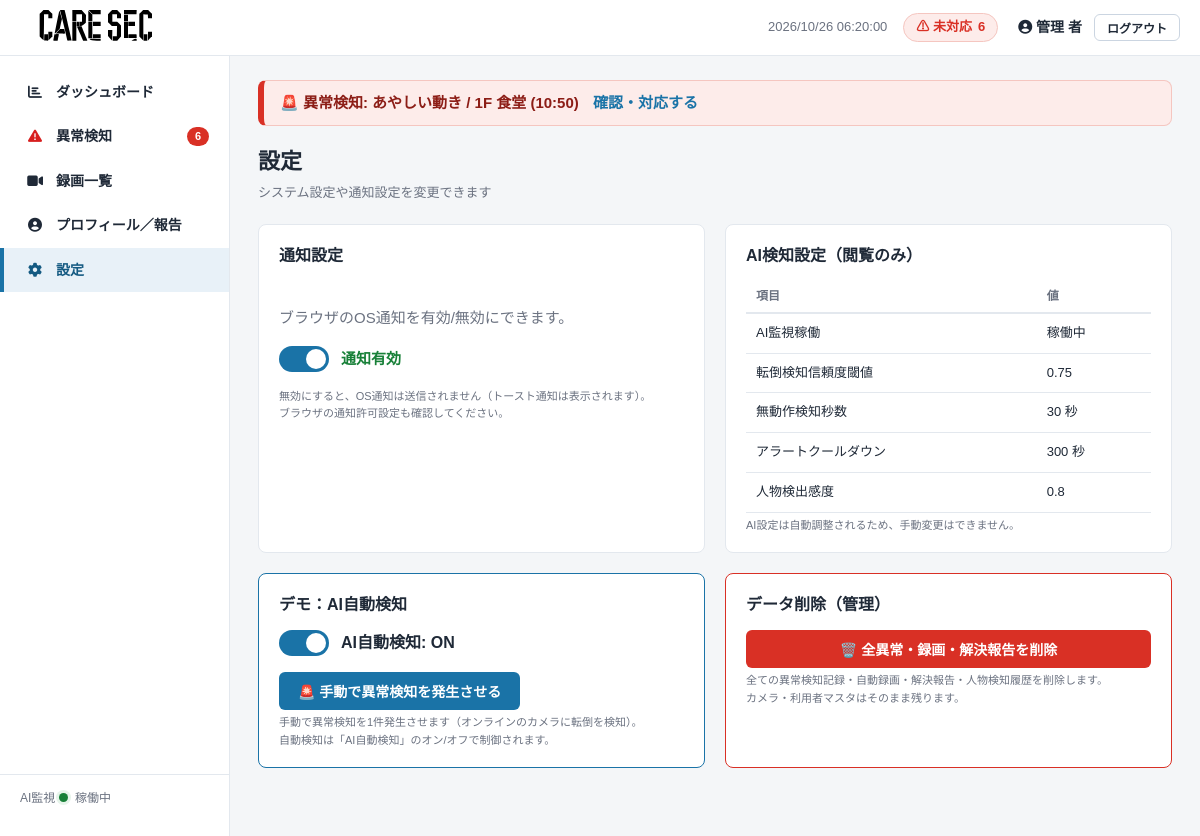
/accounts/settings/ (signed in), run on an earlier commit of the app's database.
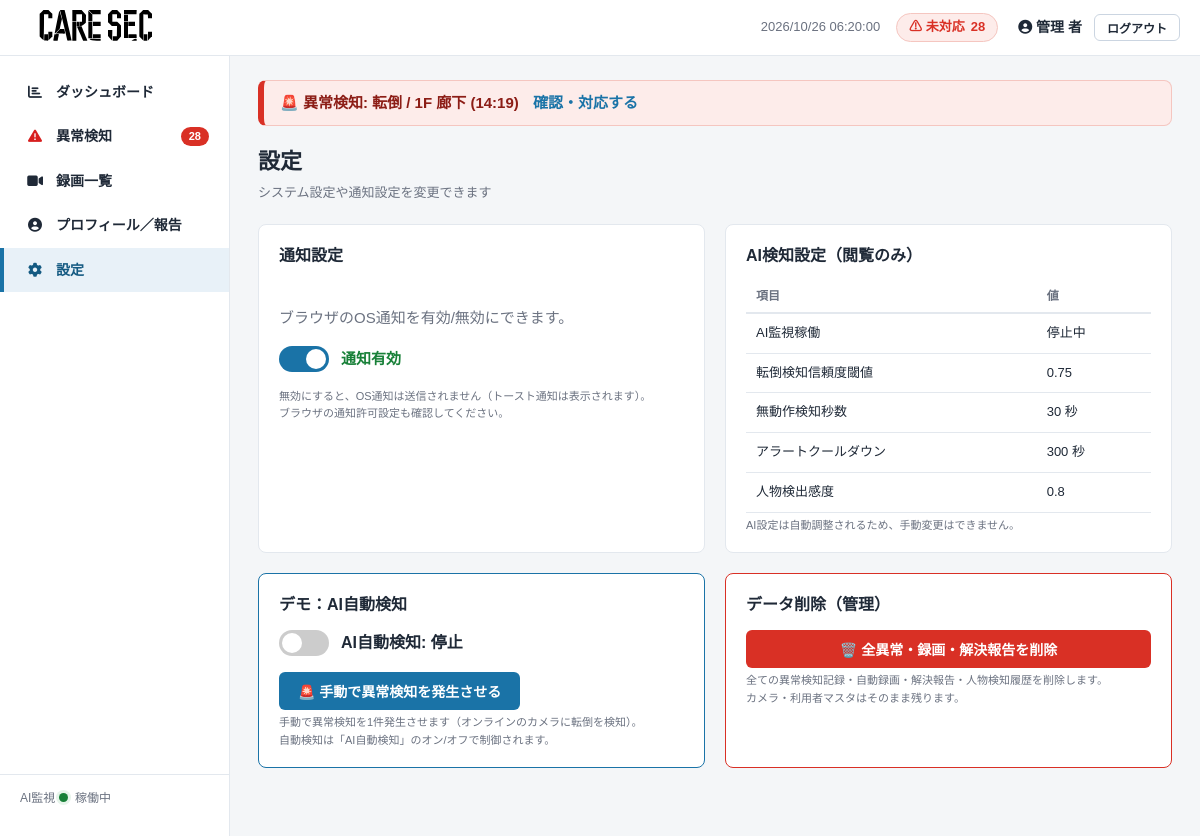
And on a later commit of the database.
### core/models.py (models this page shows, shortened)
class Alert(models.Model):
    class Kind(models.TextChoices):
        FALL = "fall", "転倒"
        SUSPICIOUS = "suspicious", "あやしい動き"
        ZONE = "zone", "立ち入り禁止ゾーン"
    class Status(models.TextChoices):
        OPEN = "open", "未対応"
        RESPONDING = "responding", "対応中"
        RESOLVED = "resolved", "解決済み"
        FALSE_POSITIVE = "false_positive", "誤検知"
    kind = models.CharField("種類", max_length=16, choices=Kind.choices)
    status = models.CharField("状況", max_length=16, choices=Status.choices, default=Status.OPEN)
    camera = models.ForeignKey(Camera, verbose_name="カメラ", on_delete=models.CASCADE, related_name="alerts")
    occurred_at = models.DateTimeField("発生日時")
    confidence = models.FloatField("AI信頼度", null=True, blank=True, help_text="0.0〜1.0")
    detected_state = models.CharField(
        "検知時の人物状態", max_length=16,
        choices=PersonState.choices, default=PersonState.UNKNOWN,
    )
    created_at = models.DateTimeField("アラート発生時刻", default=timezone.now)
    responded_at = models.DateTimeField("対応開始時刻", null=True, blank=True)
    resolved_at = models.DateTimeField("対応完了時刻", null=True, blank=True)
    is_false_positive = models.BooleanField("誤検知", default=False)
    thumbnail_url = models.TextField("サムネイルURL", blank=True)
    responder = models.ForeignKey(
        User, verbose_name="対応者",
        null=True, blank=True, on_delete=models.SET_NULL, related_name="responding_alerts",
    )
    class Meta:
        verbose_name = "異常検知"
        verbose_name_plural = "異常検知"
        ordering = ["-occurred_at"]
        default_permissions = ()
    @property
    def kind_label(self):
        return self.get_kind_display()
    @property
    def location(self):
        return self.camera.location

class Camera(models.Model):
    name = models.CharField("カメラ名", max_length=64)
    location = models.CharField("設置場所", max_length=128)
    stream_url = models.TextField("ストリームURL", blank=True)
    is_online = models.BooleanField("online", default=True)
    class Meta:
        verbose_name = "カメラ"
        verbose_name_plural = "カメラ"
        default_permissions = ()

class AISettings(models.Model):
    enabled = models.BooleanField("AI監視を稼働する", default=True)
    fall_threshold = models.FloatField("転倒検知の信頼度閾値", default=0.75)
    stillness_seconds = models.IntegerField("無動作検知の秒数", default=30)
    cooldown_seconds = models.IntegerField("アラート間クールダウン(秒)", default=300)
    sensitivity = models.FloatField("人物検出の感度", default=0.8)
    class Meta:
        verbose_name = "AI設定"
        verbose_name_plural = "AI設定"
        default_permissions = ()
    @classmethod
    def load(cls):
        obj, _ = cls.objects.get_or_create(pk=1)
        return obj

### core/views.py (the view)
# urls.py: path("accounts/settings/", views.settings_page, name="settings"),
@login_required
def settings_page(request):
    from core.models import AISettings
    ai = AISettings.load()
    return render(request, "accounts/settings.html", {
        "ai_settings": ai,
    })

### core/auth.py (called while the page is built)
    def get_user(self, user_id):
        User = get_user_model()
        try:
            return User.objects.get(pk=user_id)
        except User.DoesNotExist:
            return None

### core/context_processors.py (called while the page is built)
def alert_globals(request):
    if not request.user.is_authenticated:
        return {}
    open_alerts = Alert.objects.filter(status=Alert.Status.OPEN)
    return {
        "open_alert_count": open_alerts.count(),
        "latest_open_alert": open_alerts.order_by("-occurred_at").first(),
    }

### core/models.py (called while the page is built)
    def get_full_name(self):
        return f"{self.last_name} {self.first_name}".strip()

### templates/accounts/settings.html (shortened to what this page needs)
{% extends "base.html" %}
{% block content %}
<div class="page-header">
  <h1>設定</h1>
  <p class="page-header__sub">システム設定や通知設定を変更できます</p>
</div>
<div class="grid-2">
  <section class="card">
    <div class="card__header">
      <h2>通知設定</h2>
    </div>
    <div class="notification-settings">
      <p class="muted">ブラウザのOS通知を有効/無効にできます。</p>
      <div class="notification-toggle">
        <label class="toggle-switch">
          <span class="toggle-slider"></span>
        </label>
        <span id="notification-status">通知有効</span>
      </div>
      <p class="field__help">
        無効にすると、OS通知は送信されません（トースト通知は表示されます）。<br>
        ブラウザの通知許可設定も確認してください。
      </p>
    </div>
  </section>
  <section class="card">
    <div class="card__header">
      <h2>AI検知設定（閲覧のみ）</h2>
    </div>
    <table class="table">
      <thead>
        <tr><th>項目</th><th>値</th></tr>
      </thead>
      <tbody>
        <tr><td>AI監視稼働</td><td>{{ ai_settings.enabled|yesno:"稼働中,停止中" }}</td></tr>
        <tr><td>転倒検知信頼度閾値</td><td>{{ ai_settings.fall_threshold }}</td></tr>
        <tr><td>無動作検知秒数</td><td>{{ ai_settings.stillness_seconds }} 秒</td></tr>
        <tr><td>アラートクールダウン</td><td>{{ ai_settings.cooldown_seconds }} 秒</td></tr>
        <tr><td>人物検出感度</td><td>{{ ai_settings.sensitivity }}</td></tr>
      </tbody>
    </table>
    <p class="field__help">AI設定は自動調整されるため、手動変更はできません。</p>
  </section>
  <section class="card demo-card">
    <div class="card__header">
      <h2>デモ：AI自動検知</h2>
    </div>
    <form method="post" action="{% url 'settings_action' %}" id="demo-form">
      <div class="demo-controls">
        <div class="toggle-group">
          <label class="toggle-switch">
            <span class="toggle-slider"></span>
          </label>
          <span class="toggle-label" id="ai-status">
            {{ ai_settings.enabled|yesno:"AI自動検知: ON,AI自動検知: 停止" }}
          </span>
        </div>
        <button type="button" onclick="submitManualAlert()" class="btn btn--primary">
          🚨 手動で異常検知を発生させる
        </button>
      </div>
      <p class="field__help">
        手動で異常検知を1件発生させます（オンラインのカメラに転倒を検知）。<br>
        自動検知は「AI自動検知」のオン/オフで制御されます。
      </p>
    </form>
  </section>
  <section class="card danger-card">
    <div class="card__header">
      <h2>データ削除（管理）</h2>
    </div>
    <form method="post" action="{% url 'settings_action' %}" onsubmit="return confirm('本当にすべての異常検知・録画・解決報告を削除しますか？この操作は元に戻せません。');">
      <button type="submit" name="action" value="clear_all_data" class="btn btn--danger btn--block">
        🗑️ 全異常・録画・解決報告を削除
      </button>
      <p class="field__help">
        全ての異常検知記録・自動録画・解決報告・人物検知履歴を削除します。<br>
        カメラ・利用者マスタはそのまま残ります。
      </p>
    </form>
  </section>
</div>
{% endblock %}

### templates/base.html (shortened to what this page needs)
{% load static %}<!DOCTYPE html>
<html lang="ja">
<head>
<link rel="stylesheet" href="https://cdnjs.cloudflare.com/ajax/libs/font-awesome/6.4.0/css/all.min.css">
<link rel="stylesheet" href="{% static 'css/style.css' %}">
</head>
{% url 'api_alerts' as api_alerts_url %}
<body data-alerts-api="{{ api_alerts_url|default:'' }}">
<div class="layout">
  <header class="topbar">
    <div class="topbar__brand">
      <img src="{% static 'img/image1.svg' %}" alt="アイコン" style="width: 10em; height: auto;">
    </div>
    <div class="topbar__info">
      <span id="clock" class="topbar__clock">----/--/-- --:--:--</span>
      <a href="{% url 'alert_list' %}" class="topbar__alert-badge" title="未対応の異常一覧へ">
        ⚠ 未対応 <span id="alert-badge-count">{{ open_alert_count|default:0 }}</span>
      </a>
    </div>
    <div class="topbar__user">
      {% if user.is_authenticated %}
        <a class="topbar__username" href="{% url 'profile' %}"><i class="fa-solid fa-circle-user"></i> {{ user.get_full_name|default:user.username }}</a>
        <form method="post" action="{% url 'logout' %}" class="inline-form">
          <button type="submit" class="btn btn--ghost btn--sm">ログアウト</button>
        </form>
      {% else %}
        <a class="btn btn--primary btn--sm" href="{% url 'login' %}">ログイン</a>
      {% endif %}
    </div>
  </header>
  <nav class="sidebar" id="sidebar" aria-label="メインメニュー">
    <ul class="menu">
      <li class="menu__item{% if request.resolver_match.url_name == 'dashboard' %} is-active{% endif %}">
        <a href="{% url 'dashboard' %}"><span class="menu__icon"></span>ダッシュボード</a>
      </li>
      <li class="menu__item{% if request.resolver_match.url_name == 'alert_list' %} is-active{% endif %}">
        <a href="{% url 'alert_list' %}"><span class="menu__icon"><i class="fa-solid fa-triangle-exclamation" style="color: rgb(215, 30, 30);"></i></span>異常検知
          <span class="menu__badge" id="sidebar-alert-count"{% if not open_alert_count %} hidden{% endif %}>{{ open_alert_count|default:0 }}</span>
        </a>
      </li>
      <li class="menu__item{% if request.resolver_match.url_name == 'recording_list' %} is-active{% endif %}">
        <a href="{% url 'recording_list' %}"><span class="menu__icon"><i class="fa-solid fa-video"></i></span>録画一覧</a>
      </li>
      <li class="menu__item{% if request.resolver_match.url_name == 'profile' %} is-active{% endif %}">
        <a href="{% url 'profile' %}"><span class="menu__icon"><i class="fa-solid fa-circle-user"></i></span>プロフィール／報告</a>
      </li>
      <li class="menu__item{% if request.resolver_match.url_name == 'settings' %} is-active{% endif %}">
        <a href="{% url 'settings' %}"><span class="menu__icon"><i class="fa-solid fa-gear"></i></span>設定</a>
      </li>
    </ul>
    <div class="sidebar__footer">
      AI監視 <span class="status-dot status-dot--on"></span> 稼働中
    </div>
  </nav>
  <main class="main">
    {% if latest_open_alert %}
      <div class="global-alert-banner" role="alert">
        🚨 異常検知: {{ latest_open_alert.kind_label }} / {{ latest_open_alert.location }}
        ({{ latest_open_alert.occurred_at|date:"H:i" }})
        <a href="{% url 'alert_list' %}">確認・対応する</a>
      </div>
    {% endif %}
    {% block content %}{% endblock %}
  </main>
</div>
</body>
</html>

What changed in the data, as far as the page shows it:
removed Alert: kind_label "あやしい動き", location "1F 食堂", occurred_at "10:50"
added Alert: kind_label "転倒", location "1F 廊下", occurred_at "14:19"
changed AISettings: enabled "稼働中" → "停止中"; enabled "AI自動検知: ON" → "AI自動検知: 停止"
Also different on the page:
{{ open_alert_count|default:0 }}: "6" → "28"
